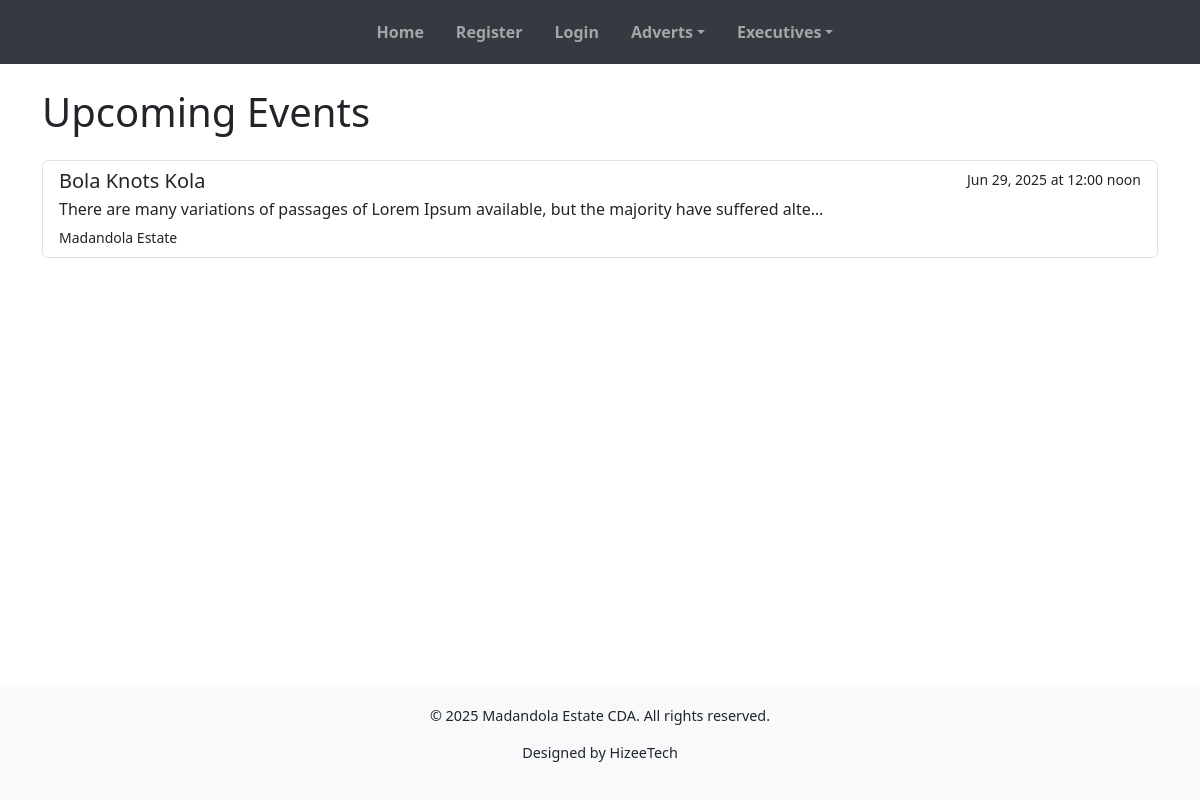
Page /events/ on the earlier database version.
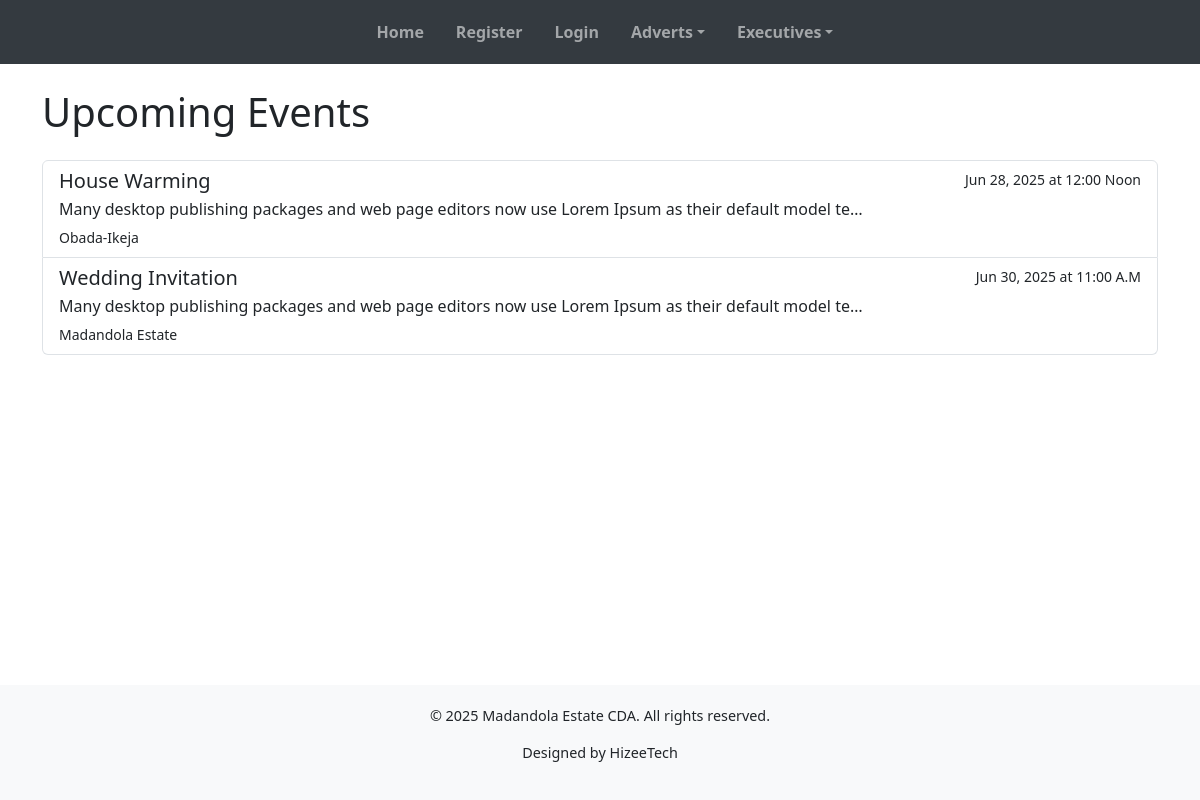
Same page on the later database version.
### cda_app/models.py (models this page shows, shortened)
class Event(models.Model):
    title = models.CharField(max_length=200)
    date = models.DateField()
    time = models.CharField(max_length=50, blank=True, null=True)
    location = models.CharField(max_length=200)
    description = models.TextField()
    image = models.ImageField(upload_to='event_images/', blank=True, null=True)

### cda_app/views.py (the view)
# urls.py: path('events/', views.events, name='events'),
def events(request):
    all_events = Event.objects.all().order_by('date')
    return render(request, 'events.html', {'all_events': all_events})

### cda_app/context_processors.py (called while the page is built)
def committees(request):
    return {'committees': Committee.objects.all()}

def admin_counts(request):
    if request.user.is_authenticated and request.user.is_staff:
        return {
            'pending_users_count': User.objects.filter(is_active=False).count(),
            'pending_adverts_count': AdvertItem.objects.filter(is_approved=False).count(),
            'total_users_count': User.objects.count(),
        }
    return {}

### templates/events.html
{% extends 'base.html' %} {% block title %}Events - Madandola Estate CDA{% endblock %} {% block content %}
<h1 class="mb-4">Upcoming Events</h1>
<div class="list-group">
    {% for event in all_events %}
    <a href="{% url 'event_detail' event.id %}" class="list-group-item list-group-item-action flex-column align-items-start">
        <div class="d-flex w-100 justify-content-between">
            <h5 class="mb-1">{{ event.title }}</h5>
            <small>{{ event.date|date:"M d, Y" }}{% if event.time %} at {{ event.time }}{% endif %}</small>
        </div>
        <p class="mb-1">{{ event.description|truncatechars:100 }}</p>
        <small>{{ event.location }}</small>
    </a>
    {% empty %}
    <p>No events found.</p>
    {% endfor %}
</div>
{% endblock %}

Differences in the rows shown:
added Event: title "House Warming", date "Jun 28, 2025", time "12:00 Noon", description "Many desktop publishing packages and web page editors now use Lorem Ipsum as their default model te…", location "Obada-Ikeja"
changed Event "Madandola Estate": title "Bola Knots Kola" → "Wedding Invitation"; date "Jun 29, 2025" → "Jun 30, 2025"; time "12:00 noon" → "11:00 A.M"; description "There are many variations of passages of Lorem Ipsum available, but the majority have suffered alte…" → "Many desktop publishing packages and web page editors now use Lorem Ipsum as their default model te…"
